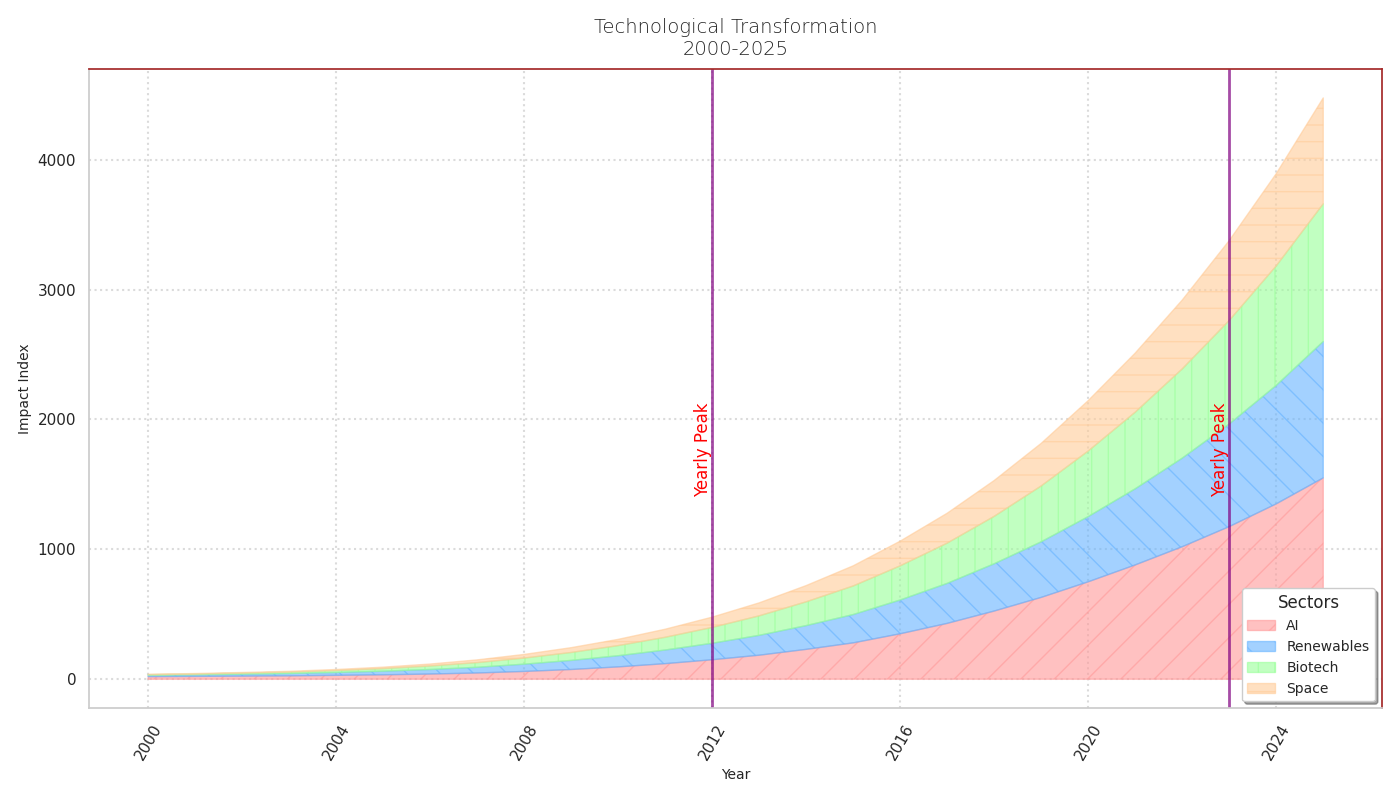

Python code for this plot:
import matplotlib.pyplot as plt
import numpy as np

years = np.arange(2000, 2026)
ai_innovation = np.array([20, 22, 24, 26, 30, 34, 40, 48, 60, 75, 95, 120, 150, 185, 230, 280, 350, 430, 525, 630, 750, 880, 1020, 1175, 1350, 1550])
renewable_energy = np.array([10, 12, 15, 18, 22, 28, 35, 44, 56, 70, 86, 105, 127, 153, 183, 218, 260, 308, 364, 428, 502, 586, 682, 790, 912, 1050])
biotechnology = np.array([5, 6, 8, 11, 15, 20, 27, 36, 47, 61, 78, 98, 122, 150, 183, 220, 263, 310, 365, 430, 505, 590, 687, 797, 920, 1060])
space_exploration = np.array([3, 4, 5, 6, 8, 11, 15, 21, 28, 37, 48, 62, 79, 100, 125, 155, 190, 230, 276, 328, 388, 455, 530, 615, 710, 815])

fig, ax = plt.subplots(figsize=(14, 8))

ax.fill_between(years, ai_innovation, label='AI', color='#ff9999', alpha=0.6, hatch='/')
ax.fill_between(years, ai_innovation + renewable_energy, ai_innovation, label='Renewables', color='#66b3ff', alpha=0.6, hatch='\\')
ax.fill_between(years, ai_innovation + renewable_energy + biotechnology, ai_innovation + renewable_energy, label='Biotech', color='#99ff99', alpha=0.6, hatch='|')
ax.fill_between(years, ai_innovation + renewable_energy + biotechnology + space_exploration, ai_innovation + renewable_energy + biotechnology,
                label='Space', color='#ffcc99', alpha=0.6, hatch='-')

ax.set_title("Technological Transformation\n2000-2025", fontsize=14, weight='light', pad=10)
ax.set_xlabel("Year", fontsize=10)
ax.set_ylabel("Impact Index", fontsize=10)
ax.set_xticks(years[::4])
ax.tick_params(axis='x', rotation=60, length=6, color='green')
ax.tick_params(axis='y', length=6, color='green')
ax.grid(True, linestyle=':', linewidth=1.5, alpha=0.7)

border_color = 'brown'
plt.gca().spines['top'].set_color(border_color)
plt.gca().spines['right'].set_color(border_color)

ax.legend(loc='lower right', fontsize=10, title="Sectors", shadow=True)

highlight_years = [2012, 2023]
for year in highlight_years:
    ax.axvline(x=year, color='purple', linestyle='-', linewidth=2, alpha=0.7)
    ax.text(year, 1400, 'Yearly Peak', rotation=90, verticalalignment='bottom', horizontalalignment='right', color='red')

plt.tight_layout()
plt.show()
